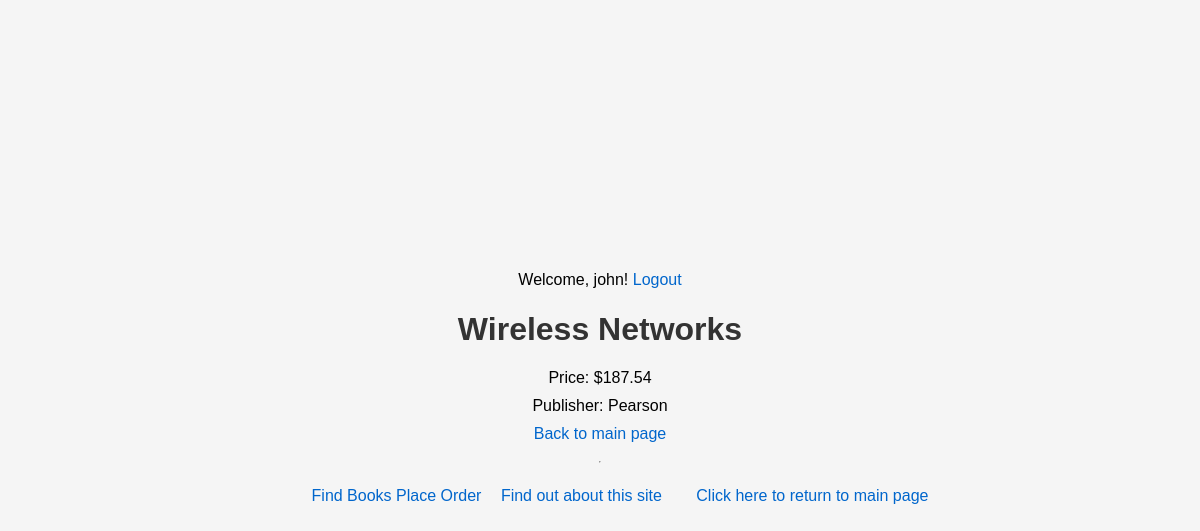
The page /myapp/2/ (signed in) on the database its author committed.
### myapp/models.py (models this page shows, shortened)
class Book(models.Model):
    CATEGORY_CHOICES = [
        ('S', 'Science&Tech'),
        ('F', 'Fiction'),
        ('B', 'Biography'),
        ('T', 'Travel'),
        ('O', 'Other')
    ]
    title = models.CharField(max_length=200)
    category = models.CharField(max_length=1, choices=CATEGORY_CHOICES, default='S')
    num_pages = models.PositiveIntegerField(default=100)
    price = models.DecimalField(max_digits=10, decimal_places=2)
    publisher = models.ForeignKey(Publisher, related_name='books', on_delete=models.CASCADE)
    description = models.TextField(blank=True, null=True)
    num_reviews = models.PositiveIntegerField(default=0)

class Publisher(models.Model):
    name = models.CharField(max_length=200)
    website = models.URLField()
    city = models.CharField(max_length=20, blank=True)
    country = models.CharField(max_length=50, default='USA')

### myapp/views.py (the view)
# urls.py: path('<int:book_id>/', views.detail, name='detail'),
def detail(request, book_id):
    book = get_object_or_404(Book, pk=book_id)
    return render(request, 'myapp/detail0.html', {'book': book})

### myapp/templates/myapp/detail0.html (shortened to what this page needs)
{% extends 'myapp/base.html' %}
{% block body_block %}
    <h1>{{ book.title }}</h1>
    <p>Price: ${{ book.price }}</p>
    <p>Publisher: {{ book.publisher.name }}</p>
    <p><a href="{% url 'myapp:index' %}">Back to main page</a></p>
{% endblock %}

### myapp/templates/myapp/base.html (shortened to what this page needs)
<!DOCTYPE html>
{% load static %}
<html>
    <head>
        <link rel="stylesheet" type="text/css" href="{% static 'myapp/style.css' %}" />
    </head>
    <body>
        <div>
             {% if user.is_authenticated %}
                <p>Welcome, {{ user.username }}! <a href="{% url 'myapp:user_logout' %}">Logout</a></p>
                 {% block body_block %}* {% endblock %}
            {% else %}
                <p>You are not logged in. <a href="{% url 'myapp:user_login' %}">Login</a></p>
            {% endif %}
        </div>
        <hr />
        <div>
            <ul>
                <a href="{% url 'myapp:findbooks' %}">Find Books</a>
                <a href="{% url 'myapp:place_order' %}">Place Order</a>
                <li class="hbar1"><a href="/myapp/about/">Find out about this site</a></li>
                <li class="hbar1"><a href = "{% url 'myapp:index' %}">Click here to return to main page</a><br/></li>
            </ul>
        </div>
    </body>
</html>

### myapp/templates/myapp/static/myapp/style.css (style rules this page uses)
.hbar1 { display: inline; margin: 15px; }
body { font-family: Arial, sans-serif; margin: 0; padding: 0; display: flex; flex-direction: column; justify-content: center; align-items: center; height: 100vh; text-align: center; background-color: #f5f5f5; }
h1, h2 { color: #333; }
p { margin: 10px 0; }
a { color: #0066cc; text-decoration: none; }

### rows shown on the page
Book: title "Wireless Networks", price "187.54", publisher.name "Pearson"

### other values the page prints
{{ user.username }} "john"
